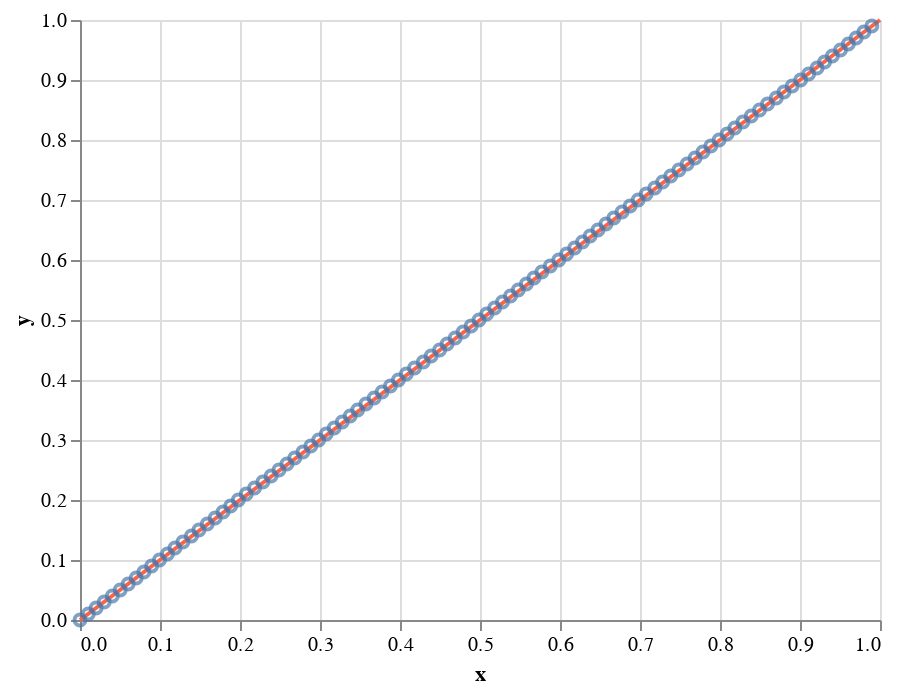

The notebook cell saved with this chart:
### Markdown cell above
The function `random()` in the `np.random` module generates random numbers on the interval $[0,1)$.  The `size` kwarg is how many random numbers you wish to generate, and is a kwarg in all of Numpy's random number generators.  They are returned as a Numpy array.

We can check to make sure it is appropriately drawing random numbers out of the uniform distribution by plotting the cumulative distribution function, just like we did last time.  We'll generate 100,000 random numbers and plot them along with the CDF.

### Code cell
# Generate random numbers
x = np.random.random(size=100000)

# Make ECDF values
x, y = bootcamp_utils.ecdf_vals(x)

# Make a data frame with thinned values from the ECDF
df_ecdf = pd.DataFrame(data={'x': x[::1000], 'y': y[::1000]})

# Smooth CDF is a straight line from (0, 0), to (1, 1)
df_cdf = pd.DataFrame(data={'x': [0, 1], 'y': [0, 1]})

# Make the plot
ecdf = alt.Chart(df_ecdf
    ).mark_point(
    ).encode(
        x='x:Q',
        y='y:Q')

cdf = alt.Chart(df_cdf
    ).mark_line(
        color='tomato'
    ).encode(
        x='x:Q',
        y='y:Q')

cdf + ecdf

### Figure 1 — Vega-Lite specification as saved in the notebook (floating-point values rounded to 4 significant figures)
{"$schema": "https://vega.github.io/schema/vega-lite/v2.4.3.json", "config": {"view": {"height": 300, "width": 400}}, "layer": [{"data": {"values": [{"x": 0, "y": 0}, {"x": 1, "y": 1}]}, "encoding": {"x": {"field": "x", "type": "quantitative"}, "y": {"field": "y", "type": "quantitative"}}, "mark": {"color": "tomato", "type": "line"}}, {"data": {"values": [{"x": 1.654e-07, "y": 1e-05}, {"x": 0.01035, "y": 0.01001}, {"x": 0.02009, "y": 0.02001}, {"x": 0.03023, "y": 0.03001}, {"x": 0.04043, "y": 0.04001}, {"x": 0.05022, "y": 0.05001}, {"x": 0.06018, "y": 0.06001}, {"x": 0.07021, "y": 0.07001}, {"x": 0.07985, "y": 0.08001}, {"x": 0.08954, "y": 0.09001}, {"x": 0.09935, "y": 0.1}, {"x": 0.1093, "y": 0.11}, {"x": 0.1187, "y": 0.12}, {"x": 0.1286, "y": 0.13}, {"x": 0.1393, "y": 0.14}, {"x": 0.1487, "y": 0.15}, {"x": 0.159, "y": 0.16}, {"x": 0.1689, "y": 0.17}, {"x": 0.1787, "y": 0.18}, {"x": 0.1883, "y": 0.19}, {"x": 0.1979, "y": 0.2}, {"x": 0.2078, "y": 0.21}, {"x": 0.2182, "y": 0.22}, {"x": 0.2285, "y": 0.23}, {"x": 0.2389, "y": 0.24}, {"x": 0.2487, "y": 0.25}, {"x": 0.2586, "y": 0.26}, {"x": 0.2684, "y": 0.27}, {"x": 0.2787, "y": 0.28}, {"x": 0.2885, "y": 0.29}, {"x": 0.2983, "y": 0.3}, {"x": 0.3078, "y": 0.31}, {"x": 0.3177, "y": 0.32}, {"x": 0.3278, "y": 0.33}, {"x": 0.3377, "y": 0.34}, {"x": 0.3471, "y": 0.35}, {"x": 0.3573, "y": 0.36}, {"x": 0.3677, "y": 0.37}, {"x": 0.3776, "y": 0.38}, {"x": 0.3881, "y": 0.39}, {"x": 0.398, "y": 0.4}, {"x": 0.4079, "y": 0.41}, {"x": 0.4181, "y": 0.42}, {"x": 0.4291, "y": 0.43}, {"x": 0.4389, "y": 0.44}, {"x": 0.4495, "y": 0.45}, {"x": 0.4588, "y": 0.46}, {"x": 0.4689, "y": 0.47}, {"x": 0.4788, "y": 0.48}, {"x": 0.4889, "y": 0.49}, {"x": 0.4987, "y": 0.5}, {"x": 0.5084, "y": 0.51}, {"x": 0.5183, "y": 0.52}, {"x": 0.5281, "y": 0.53}, {"x": 0.5381, "y": 0.54}, {"x": 0.5478, "y": 0.55}, {"x": 0.558, "y": 0.56}, {"x": 0.5674, "y": 0.57}, {"x": 0.5773, "y": 0.58}, {"x": 0.5879, "y": 0.59}, {"x": 0.5985, "y": 0.6}, {"x": 0.6082, "y": 0.61}, {"x": 0.6183, "y": 0.62}, {"x": 0.6281, "y": 0.63}, {"x": 0.6377, "y": 0.64}, {"x": 0.6474, "y": 0.65}, {"x": 0.6574, "y": 0.66}, {"x": 0.6673, "y": 0.67}, {"x": 0.6775, "y": 0.68}, {"x": 0.6876, "y": 0.69}, {"x": 0.6977, "y": 0.7}, {"x": 0.7077, "y": 0.71}, {"x": 0.7185, "y": 0.72}, {"x": 0.7283, "y": 0.73}, {"x": 0.7384, "y": 0.74}, {"x": 0.7486, "y": 0.75}, {"x": 0.7589, "y": 0.76}, {"x": 0.7688, "y": 0.77}, {"x": 0.7786, "y": 0.78}, {"x": 0.7886, "y": 0.79}, {"x": 0.7989, "y": 0.8}, {"x": 0.8088, "y": 0.81}, {"x": 0.8185, "y": 0.82}, {"x": 0.8286, "y": 0.83}, {"x": 0.8391, "y": 0.84}, {"x": 0.8494, "y": 0.85}, {"x": 0.8593, "y": 0.86}, {"x": 0.8703, "y": 0.87}, {"x": 0.88, "y": 0.88}, {"x": 0.8902, "y": 0.89}, {"x": 0.9008, "y": 0.9}, {"x": 0.9108, "y": 0.91}, {"x": 0.9213, "y": 0.92}, {"x": 0.9307, "y": 0.93}, {"x": 0.9404, "y": 0.94}, {"x": 0.9506, "y": 0.95}, {"x": 0.9604, "y": 0.96}, {"x": 0.9702, "y": 0.97}, {"x": 0.9798, "y": 0.98}, {"x": 0.9898, "y": 0.99}]}, "encoding": {"x": {"field": "x", "type": "quantitative"}, "y": {"field": "y", "type": "quantitative"}}, "mark": "point"}]}
